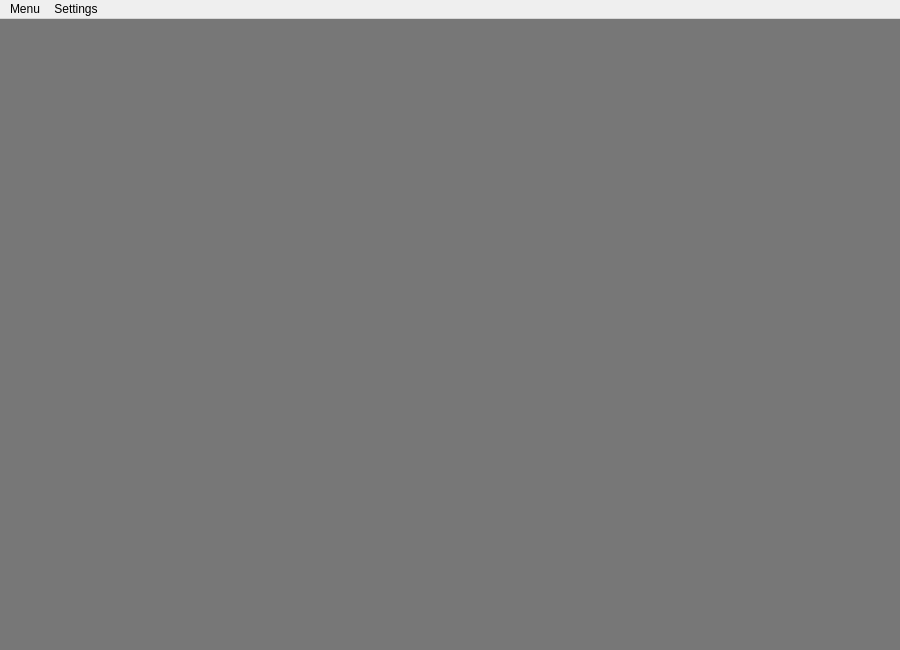
<?xml version="1.0" encoding="UTF-8"?>
<ui version="4.0">
 <class>Game</class>
 <widget class="QMainWindow" name="Game">
  <property name="geometry">
   <rect>
    <x>0</x>
    <y>0</y>
    <width>900</width>
    <height>650</height>
   </rect>
  </property>
  <property name="sizePolicy">
   <sizepolicy hsizetype="Fixed" vsizetype="Fixed">
    <horstretch>0</horstretch>
    <verstretch>0</verstretch>
   </sizepolicy>
  </property>
  <property name="minimumSize">
   <size>
    <width>900</width>
    <height>650</height>
   </size>
  </property>
  <property name="maximumSize">
   <size>
    <width>900</width>
    <height>650</height>
   </size>
  </property>
  <property name="windowTitle">
   <string>Chess</string>
  </property>
  <property name="windowIcon">
   <iconset resource="Materials.qrc">
    <normaloff>:/Materials/BBishop.png</normaloff>:/Materials/BBishop.png</iconset>
  </property>
  <property name="autoFillBackground">
   <bool>false</bool>
  </property>
  <widget class="QWidget" name="centralwidget">
   <property name="autoFillBackground">
    <bool>false</bool>
   </property>
   <property name="styleSheet">
    <string notr="true"/>
   </property>
   <widget class="QLabel" name="boardImage">
    <property name="geometry">
     <rect>
      <x>150</x>
      <y>0</y>
      <width>600</width>
      <height>600</height>
     </rect>
    </property>
    <property name="text">
     <string/>
    </property>
    <property name="pixmap">
     <pixmap resource="Materials.qrc">:/Materials/Board.png</pixmap>
    </property>
   </widget>
   <widget class="QTableWidget" name="boardView">
    <property name="enabled">
     <bool>true</bool>
    </property>
    <property name="geometry">
     <rect>
      <x>172</x>
      <y>22</y>
      <width>571</width>
      <height>571</height>
     </rect>
    </property>
    <property name="sizePolicy">
     <sizepolicy hsizetype="Fixed" vsizetype="Fixed">
      <horstretch>0</horstretch>
      <verstretch>0</verstretch>
     </sizepolicy>
    </property>
    <property name="cursor" stdset="0">
     <cursorShape>PointingHandCursor</cursorShape>
    </property>
    <property name="tabletTracking">
     <bool>false</bool>
    </property>
    <property name="focusPolicy">
     <enum>Qt::NoFocus</enum>
    </property>
    <property name="contextMenuPolicy">
     <enum>Qt::DefaultContextMenu</enum>
    </property>
    <property name="acceptDrops">
     <bool>true</bool>
    </property>
    <property name="toolTip">
     <string/>
    </property>
    <property name="autoFillBackground">
     <bool>false</bool>
    </property>
    <property name="styleSheet">
     <string notr="true">background-color: rgba(0,0,0,0);
selection-background-color: rgba(153, 204, 153, 1);</string>
    </property>
    <property name="frameShape">
     <enum>QFrame::NoFrame</enum>
    </property>
    <property name="lineWidth">
     <number>0</number>
    </property>
    <property name="verticalScrollBarPolicy">
     <enum>Qt::ScrollBarAlwaysOff</enum>
    </property>
    <property name="horizontalScrollBarPolicy">
     <enum>Qt::ScrollBarAlwaysOff</enum>
    </property>
    <property name="autoScroll">
     <bool>false</bool>
    </property>
    <property name="editTriggers">
     <set>QAbstractItemView::NoEditTriggers</set>
    </property>
    <property name="tabKeyNavigation">
     <bool>false</bool>
    </property>
    <property name="showDropIndicator" stdset="0">
     <bool>false</bool>
    </property>
    <property name="dragEnabled">
     <bool>false</bool>
    </property>
    <property name="dragDropOverwriteMode">
     <bool>false</bool>
    </property>
    <property name="dragDropMode">
     <enum>QAbstractItemView::NoDragDrop</enum>
    </property>
    <property name="defaultDropAction">
     <enum>Qt::MoveAction</enum>
    </property>
    <property name="alternatingRowColors">
     <bool>false</bool>
    </property>
    <property name="selectionMode">
     <enum>QAbstractItemView::SingleSelection</enum>
    </property>
    <property name="iconSize">
     <size>
      <width>60</width>
      <height>50</height>
     </size>
    </property>
    <property name="verticalScrollMode">
     <enum>QAbstractItemView::ScrollPerItem</enum>
    </property>
    <property name="showGrid">
     <bool>false</bool>
    </property>
    <property name="gridStyle">
     <enum>Qt::NoPen</enum>
    </property>
    <property name="wordWrap">
     <bool>true</bool>
    </property>
    <property name="cornerButtonEnabled">
     <bool>true</bool>
    </property>
    <property name="rowCount">
     <number>8</number>
    </property>
    <property name="columnCount">
     <number>8</number>
    </property>
    <attribute name="horizontalHeaderVisible">
     <bool>false</bool>
    </attribute>
    <attribute name="horizontalHeaderDefaultSectionSize">
     <number>70</number>
    </attribute>
    <attribute name="horizontalHeaderHighlightSections">
     <bool>false</bool>
    </attribute>
    <attribute name="verticalHeaderVisible">
     <bool>false</bool>
    </attribute>
    <attribute name="verticalHeaderMinimumSectionSize">
     <number>30</number>
    </attribute>
    <attribute name="verticalHeaderDefaultSectionSize">
     <number>70</number>
    </attribute>
    <attribute name="verticalHeaderHighlightSections">
     <bool>false</bool>
    </attribute>
    <row/>
    <row/>
    <row/>
    <row/>
    <row/>
    <row/>
    <row/>
    <row/>
    <column/>
    <column/>
    <column/>
    <column/>
    <column/>
    <column/>
    <column/>
    <column/>
    <item row="0" column="0">
     <property name="text">
      <string/>
     </property>
     <property name="flags">
      <set>ItemIsSelectable|ItemIsDragEnabled|ItemIsDropEnabled|ItemIsUserCheckable|ItemIsEnabled</set>
     </property>
    </item>
    <item row="0" column="1">
     <property name="text">
      <string/>
     </property>
    </item>
    <item row="0" column="2">
     <property name="text">
      <string/>
     </property>
    </item>
    <item row="0" column="3">
     <property name="text">
      <string/>
     </property>
    </item>
    <item row="0" column="4">
     <property name="text">
      <string/>
     </property>
    </item>
    <item row="0" column="5">
     <property name="text">
      <string/>
     </property>
    </item>
    <item row="0" column="6">
     <property name="text">
      <string/>
     </property>
    </item>
    <item row="0" column="7">
     <property name="text">
      <string/>
     </property>
    </item>
    <item row="1" column="0">
     <property name="text">
      <string/>
     </property>
    </item>
    <item row="1" column="1">
     <property name="text">
      <string/>
     </property>
    </item>
    <item row="1" column="2">
     <property name="text">
      <string/>
     </property>
    </item>
    <item row="1" column="3">
     <property name="text">
      <string/>
     </property>
    </item>
    <item row="1" column="4">
     <property name="text">
      <string/>
     </property>
    </item>
    <item row="1" column="5">
     <property name="text">
      <string/>
     </property>
    </item>
    <item row="1" column="6">
     <property name="text">
      <string/>
     </property>
    </item>
    <item row="1" column="7">
     <property name="text">
      <string/>
     </property>
    </item>
    <item row="2" column="0">
     <property name="text">
      <string/>
     </property>
     <property name="flags">
      <set>ItemIsSelectable|ItemIsDragEnabled|ItemIsDropEnabled|ItemIsUserCheckable|ItemIsEnabled</set>
     </property>
    </item>
    <item row="2" column="1">
     <property name="text">
      <string/>
     </property>
    </item>
    <item row="4" column="1">
     <property name="text">
      <string/>
     </property>
    </item>
    <item row="4" column="2">
     <property name="text">
      <string/>
     </property>
     <property name="flags">
      <set>ItemIsSelectable|ItemIsDragEnabled|ItemIsDropEnabled|ItemIsUserCheckable|ItemIsEnabled</set>
     </property>
    </item>
    <item row="5" column="2">
     <property name="text">
      <string/>
     </property>
    </item>
    <item row="5" column="3">
     <property name="text">
      <string/>
     </property>
    </item>
    <item row="6" column="0">
     <property name="text">
      <string/>
     </property>
    </item>
    <item row="6" column="1">
     <property name="text">
      <string/>
     </property>
    </item>
    <item row="6" column="2">
     <property name="text">
      <string/>
     </property>
    </item>
    <item row="6" column="3">
     <property name="text">
      <string/>
     </property>
    </item>
    <item row="6" column="4">
     <property name="text">
      <string/>
     </property>
    </item>
    <item row="6" column="5">
     <property name="text">
      <string/>
     </property>
    </item>
    <item row="6" column="6">
     <property name="text">
      <string/>
     </property>
    </item>
    <item row="6" column="7">
     <property name="text">
      <string/>
     </property>
    </item>
    <item row="7" column="0">
     <property name="text">
      <string/>
     </property>
    </item>
    <item row="7" column="1">
     <property name="text">
      <string/>
     </property>
    </item>
    <item row="7" column="2">
     <property name="text">
      <string/>
     </property>
    </item>
    <item row="7" column="3">
     <property name="text">
      <string/>
     </property>
    </item>
    <item row="7" column="4">
     <property name="text">
      <string/>
     </property>
    </item>
    <item row="7" column="5">
     <property name="text">
      <string/>
     </property>
    </item>
    <item row="7" column="6">
     <property name="text">
      <string/>
     </property>
    </item>
    <item row="7" column="7">
     <property name="text">
      <string/>
     </property>
    </item>
   </widget>
   <widget class="QLabel" name="whiteTurn">
    <property name="geometry">
     <rect>
      <x>26</x>
      <y>0</y>
      <width>98</width>
      <height>56</height>
     </rect>
    </property>
    <property name="text">
     <string/>
    </property>
    <property name="pixmap">
     <pixmap resource="Materials.qrc">:/Materials/WhiteTurn.png</pixmap>
    </property>
    <property name="scaledContents">
     <bool>true</bool>
    </property>
   </widget>
   <widget class="QLabel" name="blackTurn">
    <property name="geometry">
     <rect>
      <x>776</x>
      <y>0</y>
      <width>98</width>
      <height>56</height>
     </rect>
    </property>
    <property name="text">
     <string/>
    </property>
    <property name="pixmap">
     <pixmap resource="Materials.qrc">:/Materials/BlackTurn.png</pixmap>
    </property>
   </widget>
   <widget class="QPushButton" name="undoButton">
    <property name="geometry">
     <rect>
      <x>110</x>
      <y>530</y>
      <width>40</width>
      <height>50</height>
     </rect>
    </property>
    <property name="mouseTracking">
     <bool>false</bool>
    </property>
    <property name="autoFillBackground">
     <bool>false</bool>
    </property>
    <property name="styleSheet">
     <string notr="true">#undoButton {
background-color: transparent;
border-image: url(:/Materials/UndoButton.png);
background: none;
border: none;
background-repeat: none;
}
#undoButton:pressed
{
   border-image: url(:/Materials/ClickedUndoButton.png);
}</string>
    </property>
    <property name="text">
     <string/>
    </property>
   </widget>
   <widget class="QPushButton" name="redoButton">
    <property name="geometry">
     <rect>
      <x>750</x>
      <y>530</y>
      <width>40</width>
      <height>50</height>
     </rect>
    </property>
    <property name="styleSheet">
     <string notr="true">#redoButton {
background-color: transparent;
border-image: url(:/Materials/RedoButton.png);
background: none;
border: none;
background-repeat: none;
}
#redoButton:pressed
{
   border-image: url(:/Materials/ClickedRedoButton.png);
}</string>
    </property>
    <property name="text">
     <string/>
    </property>
   </widget>
   <widget class="QLabel" name="background">
    <property name="geometry">
     <rect>
      <x>0</x>
      <y>0</y>
      <width>900</width>
      <height>650</height>
     </rect>
    </property>
    <property name="styleSheet">
     <string notr="true">background-image: url(:/Materials/BackgroundGame.png)
</string>
    </property>
    <property name="text">
     <string/>
    </property>
   </widget>
   <widget class="QLabel" name="message">
    <property name="geometry">
     <rect>
      <x>250</x>
      <y>80</y>
      <width>400</width>
      <height>192</height>
     </rect>
    </property>
    <property name="text">
     <string/>
    </property>
    <property name="pixmap">
     <pixmap resource="Materials.qrc">:/Materials/Draw.png</pixmap>
    </property>
   </widget>
   <widget class="QLabel" name="blockWindow">
    <property name="enabled">
     <bool>true</bool>
    </property>
    <property name="geometry">
     <rect>
      <x>0</x>
      <y>0</y>
      <width>900</width>
      <height>650</height>
     </rect>
    </property>
    <property name="styleSheet">
     <string notr="true">background-color: rgba(0,0,0,128);</string>
    </property>
    <property name="text">
     <string/>
    </property>
   </widget>
   <widget class="QPushButton" name="playButton">
    <property name="geometry">
     <rect>
      <x>370</x>
      <y>280</y>
      <width>65</width>
      <height>69</height>
     </rect>
    </property>
    <property name="styleSheet">
     <string notr="true">#playButton
{
	background-color: transparent;
	border-image: url(:/Materials/PlayIcon.png);
	background: none;
	border: none;
	background-repeat: none;
}
#playButton:hover
{
 	border-image: url(:/Materials/HoverPlayIcon.png);
}
#playButton:pressed
{
   border-image: url(:/Materials/PlayIconClicked.png)
}</string>
    </property>
    <property name="text">
     <string/>
    </property>
   </widget>
   <widget class="QPushButton" name="exitButton">
    <property name="geometry">
     <rect>
      <x>470</x>
      <y>280</y>
      <width>65</width>
      <height>69</height>
     </rect>
    </property>
    <property name="styleSheet">
     <string notr="true">#exitButton
{
	background-color: transparent;
	border-image: url(:/Materials/ExitButton.png);
	background: none;
	border: none;
	background-repeat: none;
}
#exitButton:hover
{
 	border-image: url(:/Materials/HoverExitButton.png);
}
#exitButton:pressed
{
   border-image: url(:/Materials/ExitButtonClicked.png);
}</string>
    </property>
    <property name="text">
     <string/>
    </property>
   </widget>
   <zorder>background</zorder>
   <zorder>whiteTurn</zorder>
   <zorder>blackTurn</zorder>
   <zorder>undoButton</zorder>
   <zorder>redoButton</zorder>
   <zorder>boardImage</zorder>
   <zorder>boardView</zorder>
   <zorder>blockWindow</zorder>
   <zorder>message</zorder>
   <zorder>playButton</zorder>
   <zorder>exitButton</zorder>
  </widget>
  <widget class="QMenuBar" name="menubar">
   <property name="geometry">
    <rect>
     <x>0</x>
     <y>0</y>
     <width>900</width>
     <height>25</height>
    </rect>
   </property>
   <widget class="QMenu" name="menuSettings">
    <property name="title">
     <string>Settings</string>
    </property>
    <addaction name="actionUnmute"/>
    <addaction name="actionMute"/>
   </widget>
   <widget class="QMenu" name="menuMenu">
    <property name="title">
     <string>Menu</string>
    </property>
    <addaction name="actionSave"/>
    <addaction name="actionLoad"/>
    <addaction name="actionNew_game"/>
   </widget>
   <addaction name="menuMenu"/>
   <addaction name="menuSettings"/>
  </widget>
  <action name="actionUnmute">
   <property name="checkable">
    <bool>false</bool>
   </property>
   <property name="text">
    <string>Unmute</string>
   </property>
  </action>
  <action name="actionSave">
   <property name="text">
    <string>Save</string>
   </property>
  </action>
  <action name="actionMute">
   <property name="text">
    <string>Mute</string>
   </property>
  </action>
  <action name="actionNew_game">
   <property name="text">
    <string>New game</string>
   </property>
  </action>
  <action name="actionLoad">
   <property name="text">
    <string>Load</string>
   </property>
  </action>
 </widget>
 <resources>
  <include location="Materials.qrc"/>
 </resources>
 <connections/>
</ui>
